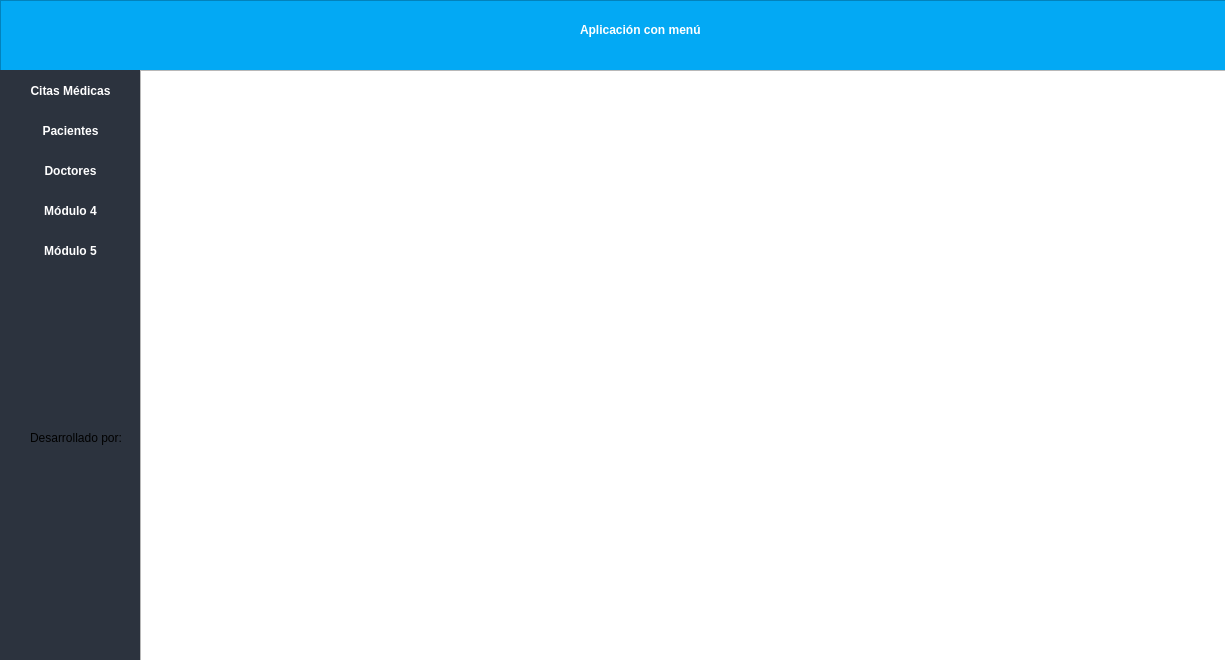
<?xml version="1.0" encoding="UTF-8"?>
<ui version="4.0">
 <class>Form</class>
 <widget class="QWidget" name="Form">
  <property name="geometry">
   <rect>
    <x>0</x>
    <y>0</y>
    <width>1225</width>
    <height>660</height>
   </rect>
  </property>
  <property name="windowTitle">
   <string>Form</string>
  </property>
  <property name="styleSheet">
   <string notr="true">#Form{  background-color:#fff; }
#frame{  background-color:#03A9F4;
	box-shadow: 10px 5px 5px black;}
#label{ color:#fff; 	font-weight: bold; }



#Fondo{
	background-color: #fff;
}
#fondoTitulo{
	background-color:#03A9F4;
	box-shadow: 10px 5px 5px black;
}


#titulo{
	font-size: 25px;
    color:#fff;
	font-family: Arial, Verdana;
	font-weight: bold;
}

#btnGuardar{ background: #2E7D32; color: #fff; font-size: 12px; font-weight: bold; }
#btnEliminar,#btnRegresar{ background: #B71C1C; color: #fff; font-size: 12px; font-weight: bold; }
#btnLimpiar,#btnNuevo{ background: #0277BD; color: #fff; font-size: 12px;font-weight: bold;  }
#btnBuscarImg{ background: #0277BD; color: #fff; font-size: 12px; font-weight: bold; }

#calendario2 QToolButton {
  	height: 36px;
  	width: 120px;
  	color: white;
  	font-size: 12px;
  	icon-size: 35px, 35px;
  	background-color:#00838f
  }

 #calendario2 QMenu {
  	width: 150px;
  	left: 20px;
  	color: white;
  	font-size: 14px;
  	background-color: rgb(100, 100, 100);
  }
</string>
  </property>
  <widget class="QFrame" name="frame">
   <property name="geometry">
    <rect>
     <x>0</x>
     <y>0</y>
     <width>1231</width>
     <height>71</height>
    </rect>
   </property>
   <property name="frameShape">
    <enum>QFrame::StyledPanel</enum>
   </property>
   <property name="frameShadow">
    <enum>QFrame::Raised</enum>
   </property>
   <widget class="QLabel" name="label">
    <property name="geometry">
     <rect>
      <x>580</x>
      <y>20</y>
      <width>141</width>
      <height>20</height>
     </rect>
    </property>
    <property name="text">
     <string>Aplicación con menú</string>
    </property>
   </widget>
  </widget>
  <widget class="QFrame" name="frame_2">
   <property name="geometry">
    <rect>
     <x>0</x>
     <y>70</y>
     <width>141</width>
     <height>591</height>
    </rect>
   </property>
   <property name="styleSheet">
    <string notr="true">#frame_2, #menu1, #menu2, #menu3, #menu4, #menu5{
	background-color:#2c333e; color:#fff; font-size: 12px; font-family:   	Arial,Verdana; font-weight: bold; border:0px;
}
#menu1:hover, #menu2:hover, #menu3:hover, #menu4:hover, #menu5:hover{
	background-color:#0cc597; color:#fff;
}

</string>
   </property>
   <property name="frameShape">
    <enum>QFrame::StyledPanel</enum>
   </property>
   <property name="frameShadow">
    <enum>QFrame::Raised</enum>
   </property>
   <widget class="QPushButton" name="menu1">
    <property name="geometry">
     <rect>
      <x>0</x>
      <y>40</y>
      <width>141</width>
      <height>41</height>
     </rect>
    </property>
    <property name="cursor">
     <cursorShape>PointingHandCursor</cursorShape>
    </property>
    <property name="text">
     <string>Pacientes</string>
    </property>
   </widget>
   <widget class="QPushButton" name="menu2">
    <property name="geometry">
     <rect>
      <x>0</x>
      <y>80</y>
      <width>141</width>
      <height>41</height>
     </rect>
    </property>
    <property name="cursor">
     <cursorShape>PointingHandCursor</cursorShape>
    </property>
    <property name="text">
     <string>Doctores</string>
    </property>
   </widget>
   <widget class="QPushButton" name="menu3">
    <property name="geometry">
     <rect>
      <x>0</x>
      <y>0</y>
      <width>141</width>
      <height>41</height>
     </rect>
    </property>
    <property name="cursor">
     <cursorShape>PointingHandCursor</cursorShape>
    </property>
    <property name="text">
     <string>Citas Médicas</string>
    </property>
   </widget>
   <widget class="QPushButton" name="menu4">
    <property name="geometry">
     <rect>
      <x>0</x>
      <y>120</y>
      <width>141</width>
      <height>41</height>
     </rect>
    </property>
    <property name="cursor">
     <cursorShape>PointingHandCursor</cursorShape>
    </property>
    <property name="text">
     <string>Módulo 4</string>
    </property>
   </widget>
   <widget class="QPushButton" name="menu5">
    <property name="geometry">
     <rect>
      <x>0</x>
      <y>160</y>
      <width>141</width>
      <height>41</height>
     </rect>
    </property>
    <property name="cursor">
     <cursorShape>PointingHandCursor</cursorShape>
    </property>
    <property name="text">
     <string>Módulo 5</string>
    </property>
   </widget>
   <widget class="QLabel" name="label_2">
    <property name="geometry">
     <rect>
      <x>30</x>
      <y>360</y>
      <width>91</width>
      <height>16</height>
     </rect>
    </property>
    <property name="text">
     <string>Desarrollado por:</string>
    </property>
   </widget>
  </widget>
  <widget class="QFrame" name="framePrincipal">
   <property name="geometry">
    <rect>
     <x>140</x>
     <y>70</y>
     <width>1091</width>
     <height>591</height>
    </rect>
   </property>
   <property name="frameShape">
    <enum>QFrame::StyledPanel</enum>
   </property>
   <property name="frameShadow">
    <enum>QFrame::Raised</enum>
   </property>
   <widget class="QWidget" name="verticalLayoutWidget">
    <property name="geometry">
     <rect>
      <x>0</x>
      <y>0</y>
      <width>1091</width>
      <height>591</height>
     </rect>
    </property>
    <layout class="QVBoxLayout" name="contenidoPrincipal"/>
   </widget>
  </widget>
 </widget>
 <resources/>
 <connections/>
</ui>
